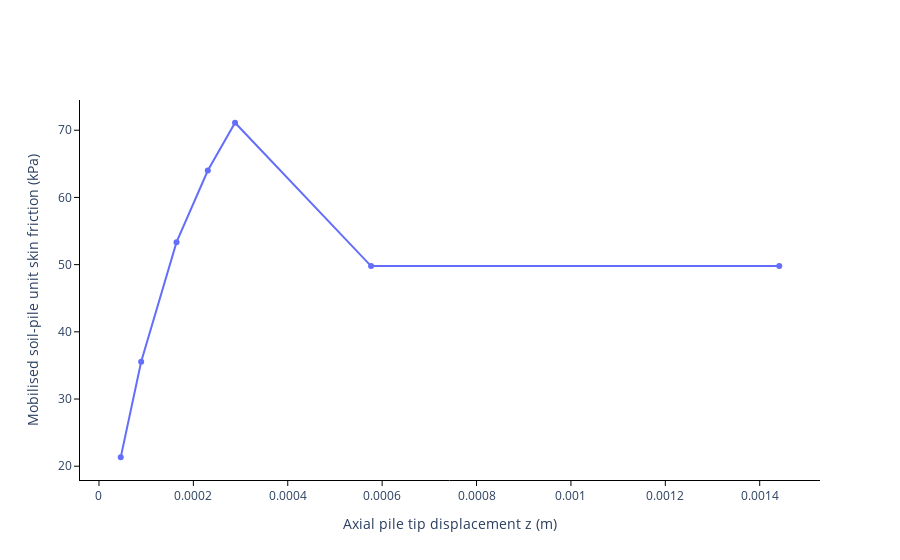

Notebook cell for this chart:
### Markdown cell above
### Calculate t-z curves

### Code cell
cpt_data.calc_t_z_curve(pile, z = 20, compression = True, plot_fig = True)

### Figure 1 — Plotly figure (JSON) as saved in the notebook; plotly's stock layout.template omitted (floating-point values rounded to 4 significant figures)
{"data": [{"mode": "lines+markers", "name": "PIle tip at 20m", "type": "scatter", "x": [4.612e-05, 8.937e-05, 0.0001643, 0.0002306, 0.0002883, 0.0005766, 0.001441], "y": [21.33, 35.56, 53.34, 64.0, 71.11, 49.78, 49.78]}], "layout": {"legend": {"title": {"text": "Depth"}}, "plot_bgcolor": "white", "xaxis": {"linecolor": "black", "showgrid": false, "tickcolor": "black", "ticks": "outside", "title": {"text": "Axial pile tip displacement z (m)"}}, "yaxis": {"linecolor": "black", "showgrid": false, "tickcolor": "black", "ticks": "outside", "title": {"text": "Mobilised soil-pile unit skin friction (kPa)"}}}}
